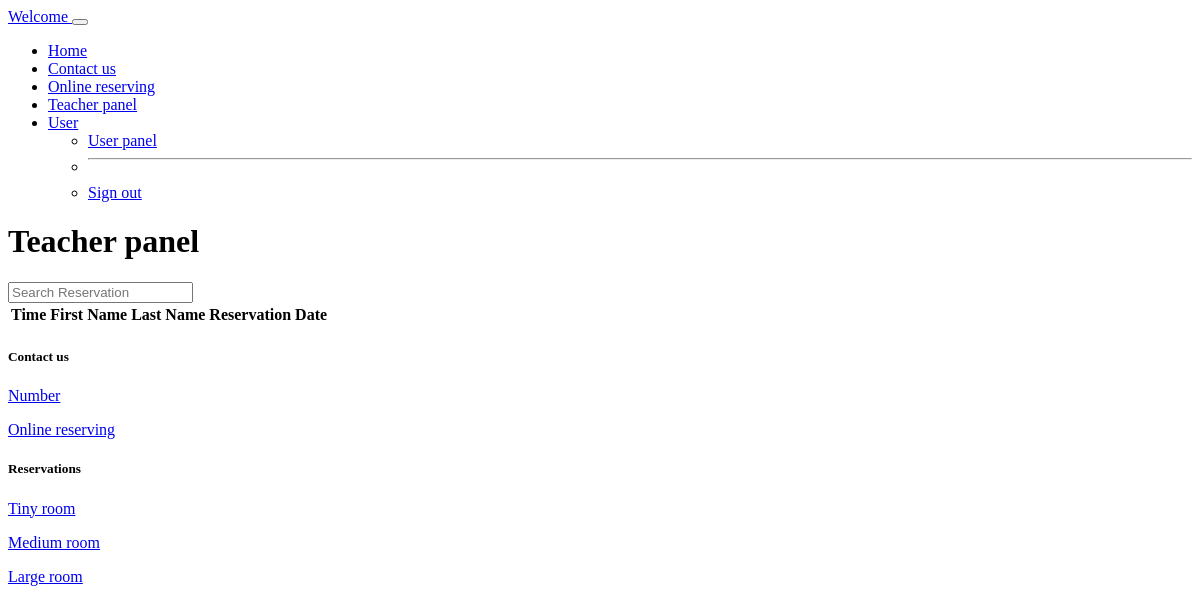
The page /teacher-panel (signed in) on the database as committed earlier.
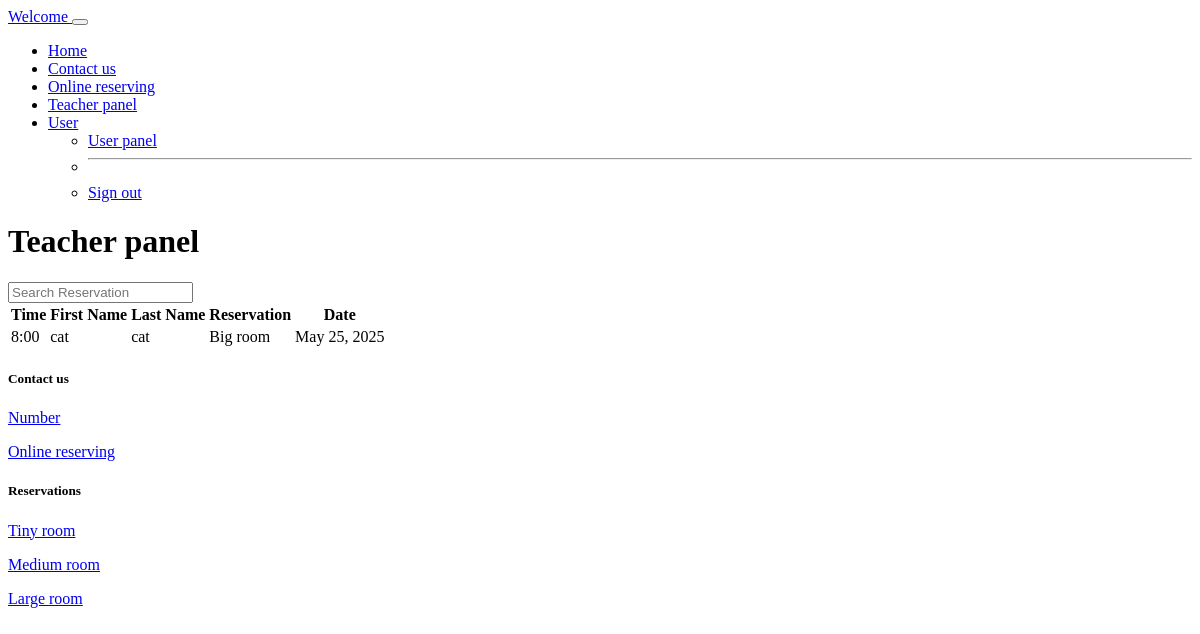
The same page on the database as committed later.
### booking/models.py (models this page shows, shortened)
class Reservation(models.Model):
    user = models.ForeignKey(User, on_delete=models.CASCADE, null=True, blank=True)
    reservation = models.CharField(max_length=60, choices=RESERVATION_CHOICES, default="Litte room")
    day = models.DateField(default=datetime.now)
    time = models.CharField(max_length=20, choices=TIME_CHOICES, default="8:00")
    time_ordered = models.DateTimeField(default=datetime.now, blank=True)

### booking/views.py (the view)
# urls.py: path('teacher-panel', views.teacherPanel, name='teacherPanel'),
def teacherPanel(request):
    today = datetime.today()
    minDate = today.strftime('%Y-%m-%d')
    deltatime = today + timedelta(days=26)
    strdeltatime = deltatime.strftime('%Y-%m-%d')
    maxDate = strdeltatime
    items = Reservation.objects.filter(day__range=[minDate, maxDate]).order_by('day', 'time')
    return render(request, 'teacherPanel.html', {
        'items':items,
    })

### booking/templates/teacherPanel.html (shortened to what this page needs)
{% extends 'layout.html' %}
{% load static %}
{% block body %}
{% if user.is_authenticated %}
<div class="shadow p-4 mb-5 bg-body bg-body rounded text-black  m-5 ">
    <h1 class="text-center mt-5 mb-5">Teacher panel</h1>
    <input class="form-control form-control-lg fs-3 border border-primary" id="myInput" type="text" placeholder="Search Reservation">
    <br>
    <div class="table-responsive">
      <table class="table table-bordered table-striped table-hover mx-auto">
          <thead>
            <tr>
              <th class="text-center" scope="col">Time</th>
              <th class="text-center" scope="col">First Name</th>
              <th class="text-center" scope="col">Last Name</th>
              <th class="text-center" scope="col">Reservation</th>
              <th class="text-center" scope="col">Date</th>
            </tr>
          </thead>
          <tbody id="myTable">
              {% for item in items %}
            <tr>
                 <td class="text-center">{{item.time}}</td>
              <td class="text-center">{{item.user.first_name}}</td>
              <td class="text-center">{{item.user.last_name}}</td>
              <td class="text-center">{{item.reservation}}</td>
              <td class="text-center">{{item.day}}</td>
            </tr>
              {% endfor %}
          </tbody>
        </table>
      </div>
</div>
{% else %}
<div class="shadow p-4 mb-5 bg-body bg-body rounded text-black  m-5">
  <h1 class="p-2  me-3">First you need to sign in.</h1>
  <a href="{% url 'login' %}" class="btn btn-primary text-white">Sign in</a>
</div>
{% endif %}
{% endblock %}

Rows that differ between the two databases and show on the page:
added Reservation: time "8:00", user.first_name "cat", user.last_name "cat", reservation "Big room", day "May 25, 2025"
